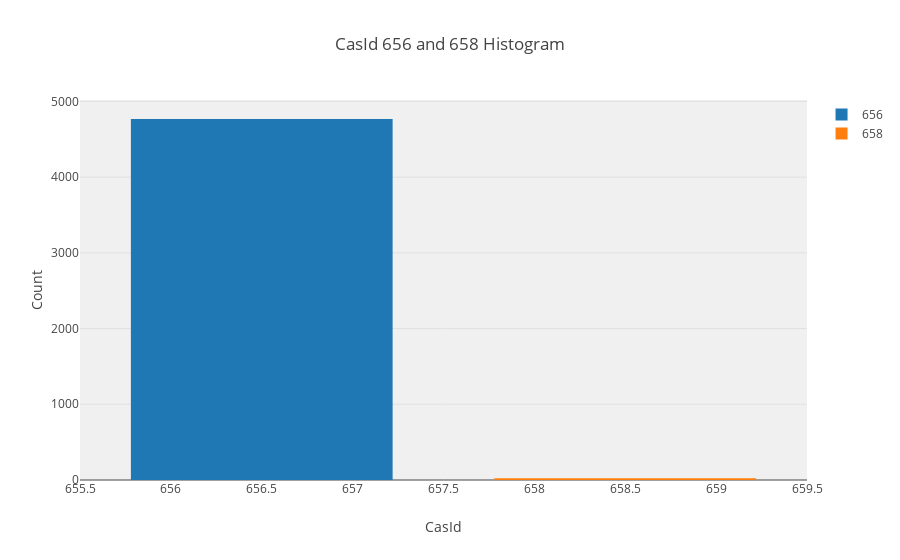

Notebook code cell kept with this figure:
### Code cell
# Let's plot a histogram of 656 and 658 CASID
hist_1 = go.Histogram(
    x = between_640_659[CASID_COLUMN][between_640_659[CASID_COLUMN] == 656].values,
    name = '656',
)
hist_2 = go.Histogram(
    x = between_640_659[CASID_COLUMN][between_640_659[CASID_COLUMN] == 658].values,
    name = '658',
)

layout = go.Layout(
    title='CasId 656 and 658 Histogram',
    xaxis=dict(
        title='CasId'
    ),
    yaxis=dict(
        title='Count'
    ),
    bargap=0.2,
    bargroupgap=0.1,
    plot_bgcolor='rgba(240,240,240, 0.95)'
)

fig = go.Figure(data=[hist_1, hist_2], layout=layout)
offline.iplot(fig)
pio.write_image(fig, get_path('histogram_casid_656_658'))
Image(get_path('histogram_casid_656_658'))

### Figure 1 — Plotly figure (JSON) as saved in the notebook; plotly's stock layout.template omitted (floating-point values rounded to 4 significant figures; data arrays with more than 128 entries replaced by an {"elided": "..."} marker saying what was removed)
{"data": [{"name": "656", "type": "histogram", "uid": "11045cc8-a310-432d-9b99-cef91395ed52", "x": {"elided": "4768 int values"}}, {"name": "658", "type": "histogram", "uid": "1a13eddc-ce64-4332-bfc3-1a91f6f71684", "x": [658, 658, 658, 658, 658, 658, 658, 658, 658, 658, 658, 658, 658, 658, 658, 658, 658, 658, 658, 658, 658, 658]}], "layout": {"bargap": 0.2, "bargroupgap": 0.1, "plot_bgcolor": "rgba(240,240,240, 0.95)", "title": {"text": "CasId 656 and 658 Histogram"}, "xaxis": {"title": {"text": "CasId"}}, "yaxis": {"title": {"text": "Count"}}}}
